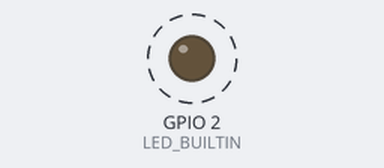
Simulated run of this sketch. Board: ESP8266 (NodeMCU). Parts: output pins drawn as LEDs (lit = HIGH, except the on-board LED, lit = LOW). Dashed ring = blinking. WiFi joins after 1.5 s; servers stay silent unless stated; what the sketch prints to the serial monitor is not drawn.

Above: at 2.0 s.
Timing chart, 0 to 6.1 s (numbered marks = the images above):
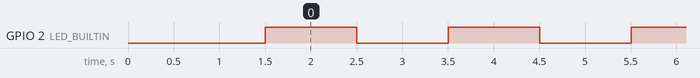

The sketch:

06_esp32_OTA_basico_blink.ino
```cpp
#include <ESP8266WiFi.h>
#include <ESP8266mDNS.h>
#include <WiFiUdp.h>
#include <ArduinoOTA.h>

// Conexão com a rede wifi
const char* ssid = "ESP32";
const char* password = "12345678";

// IP fixo
IPAddress local_IP(192, 168, 0, 112);
IPAddress gateway(192, 168, 0, 1);
IPAddress subnet(255, 255, 255, 0);
IPAddress primaryDNS(8, 8, 8, 8);
IPAddress secondaryDNS(8, 8, 4, 4);

void setup() {
  Serial.begin(115200);
  Serial.println("Iniciando...");

  configurarRede();

  iniciarOTA();

  // Inicio da codificação principal no setup();

  pinMode(LED_BUILTIN, OUTPUT);


  // Fim da codificação principal no setup();

}

void loop() {
  // Verifica requisicoes OTA
  ArduinoOTA.handle();

  // Inicio da codificação principal no loop();

  digitalWrite(LED_BUILTIN, HIGH); //Linha incluida
  delay(1000); //Linha incluida
  digitalWrite(LED_BUILTIN, LOW); //Linha incluida
  delay(1000); //Linha incluida

  // Fim da codificação principal no loop();

}

void iniciarOTA() {

  // Port defaults to 3232
  // ArduinoOTA.setPort(3232);

  // Hostname defaults to esp3232-[MAC]
  // ArduinoOTA.setHostname("myesp32");

  // No authentication by default
  // ArduinoOTA.setPassword("admin");

  // Password can be set with it's md5 value as well
  // MD5(admin) = 21232f297a57a5a743894a0e4a801fc3
  // ArduinoOTA.setPasswordHash("21232f297a57a5a743894a0e4a801fc3");

  ArduinoOTA.onStart([]() {
    Serial.println("Inicio...");
  });
  ArduinoOTA.onEnd([]() {
    Serial.println("nFim!");
  });
  ArduinoOTA.onProgress([](unsigned int progress, unsigned int total) {
    Serial.printf("Progresso: %u%%r", (progress / (total / 100)));
  });
  ArduinoOTA.onError([](ota_error_t error) {
    Serial.printf("Erro [%u]: ", error);
    if (error == OTA_AUTH_ERROR) Serial.println("Autenticacao Falhou");
    else if (error == OTA_BEGIN_ERROR) Serial.println("Falha no Inicio");
    else if (error == OTA_CONNECT_ERROR) Serial.println("Falha na Conexao");
    else if (error == OTA_RECEIVE_ERROR) Serial.println("Falha na Recepcao");
    else if (error == OTA_END_ERROR) Serial.println("Falha no Fim");
  });
  ArduinoOTA.begin();
}

void configurarRede(){

   // Configura dados da rede wifi
  if (!WiFi.config(local_IP, gateway, subnet, primaryDNS, secondaryDNS)) {
    Serial.println("STA Failed to configure");
  }

  WiFi.mode(WIFI_STA);
  WiFi.begin(ssid, password);

  while (WiFi.waitForConnectResult() != WL_CONNECTED) {
    Serial.println("Conexao falhou! Reiniciando...");
    delay(5000);
    ESP.restart();
  }

  Serial.println("Pronto");
  Serial.print("Endereco IP: ");
  Serial.println(WiFi.localIP());

}
```

Measured:
- by itself, GPIO 2 (LED_BUILTIN): alternates HIGH for 1.0 s and LOW for 1.0 s
